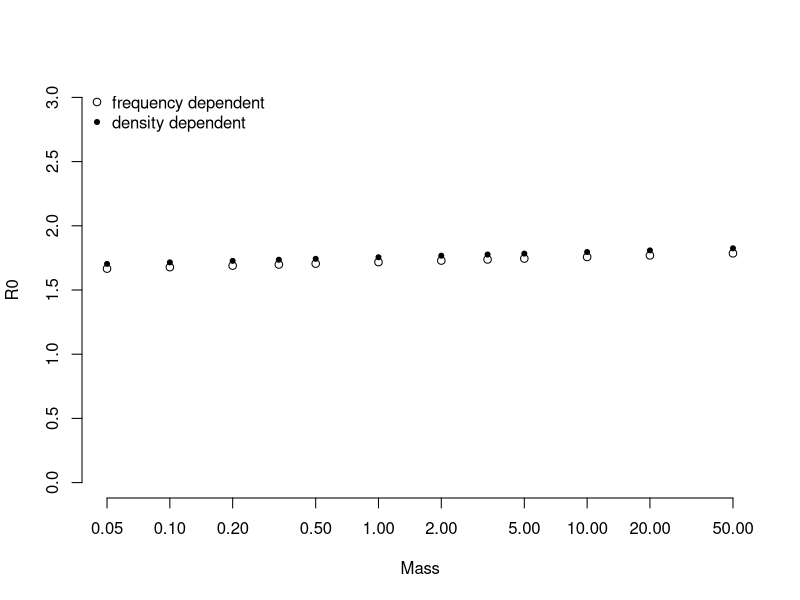
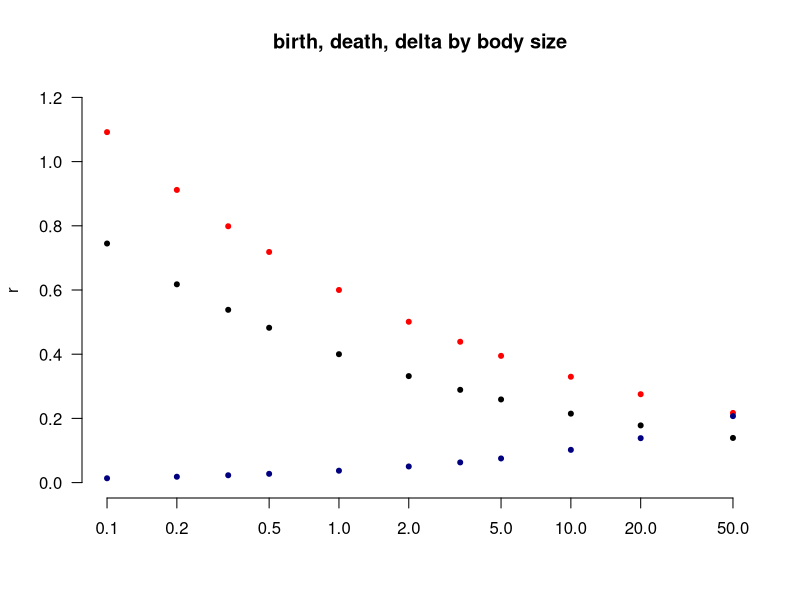
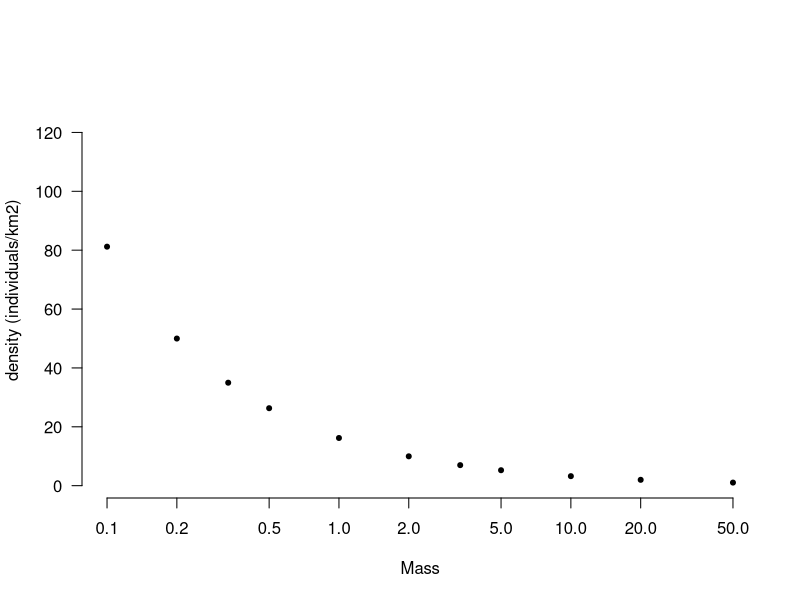
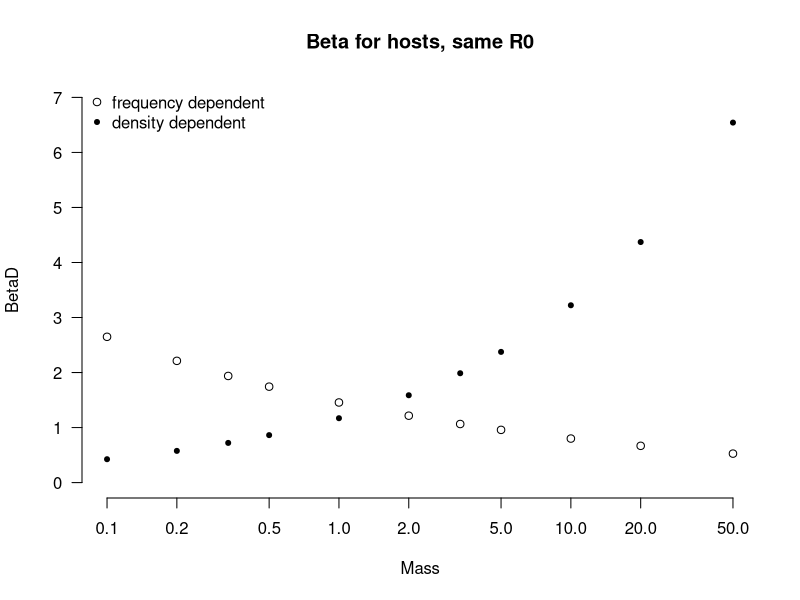
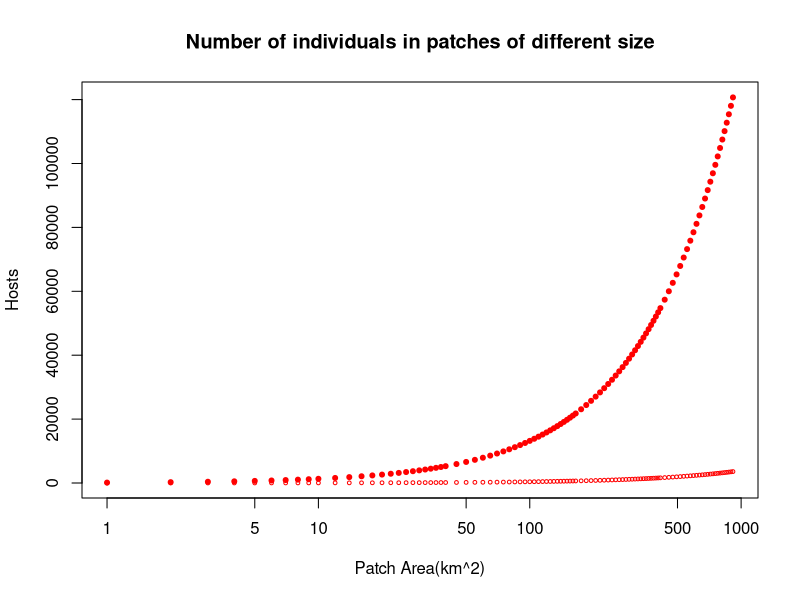

The R script that drew these images, in order: (Note: this script raises an error after producing the figures.)
##        Andy Dobson - EEB, Princeton University
##
#############################################################################
##                                                                          #
##   Code for model to examine shrinking habitat and pathogen burdens       #
##                                                                          #
#############################################################################
rm(list = ls())
#  install.package("ggplot2")
library("ggplot2")

##  Set range of pathogen Ros
Amax = 100 # maximum number of unique patches
Area=numeric(Amax)
SpecRich=numeric(Amax)

#  Set a range of Area values
Area[1]=1.0
for(i in 1: (Amax/10) ) { 
  Area[i+1]=Area[i]+1
}
for(i in (Amax/10):(Amax/4)) { 
  Area[i+1]=Area[i]+2
}
for(i in (Amax/4):(Amax/2)) { 
  Area[i+1]=Area[i]+5
}    
for(i in (Amax/2):(Amax*3/4)) { 
  Area[i+1]=Area[i]+10
}
for(i in (Amax*3/4):(Amax-1)) { 
  Area[i+1]=Area[i]+20
}

#Hosts
Hosts=12  #number of host species

Mass=numeric(Hosts)
# Set a range of body masses in Kg
Mass[1:12]=c(0.05,0.10,0.20,0.333,0.5, 1.0, 2.0, 3.333, 5.0, 10.0, 20.0, 50.0)

Dens = numeric(Hosts) #assume each host has a unique density that is fixed
BetaD = numeric(Hosts) #density dependent transmission; each host has a unique rate that is fixed
BetaF = numeric(Hosts) #frequency dependent transmission; each host has a unique rate that is fixed
r = numeric(Hosts) #reproduction rates for each host are dependent of mass (births - deaths)
d = numeric(Hosts) #death rates for each host; dependent on mass
alphaF = numeric(Hosts) #disease induced mortality for Frequency dependent pathogens
alphaD = numeric(Hosts) #disease induced mortality for density dependent pathogens
delta = numeric(Hosts)
R0F=numeric(Hosts)
R0D= numeric(Hosts)

# Set Carrying capacity for each host species (#/km^2)
#  and also r and d for host transmission rate for pathogen
#  m is increase in host mortality rate

#  Density-dependent transmission
md = 26  #26x the background mortality rate
for (i in 1:Hosts) {
    Dens[i]=16.2*Mass[i]^-0.70
    BetaD[i]=0.045*md*Mass[i]^0.44 
     r[i]=0.6*Mass[i]^-0.26  # births - deaths
     d[i]=0.4*Mass[i]^-0.27 #  
     delta[i] = (r[i]/Dens[i])  #real way to represent b-d/N*
     alphaD[i]= d[i]*md
     R0D[i] = BetaD[i]/(d[i]+alphaD[i])
    }



#  Frequency-dependent transmission

mf = 1.12 #1.12 
for (i in 1:Hosts) {
    BetaF[i]=1.3*mf*Mass[i]^-0.26
    alphaF[i]= d[i]*mf
    R0F[i] = BetaF[i]/(d[i]+alphaF[i])
    }


plot(Mass, R0F, log='x',  bty="n", ylim=c(0,3), ylab='R0')
points(Mass, R0D*Dens, pch=20)
legend('topleft', pch=c(1,20), bty='n',
       c("frequency dependent", "density dependent"))

plot(Mass, r, main="birth, death, delta by body size",
     log='x',  bty="n", ylim=c(0,1.2), xlab='',
     las=1, pch=20, xlim=c(0.1,50), col="red")
points(Mass, d, pch=20)
points(Mass, delta,log='x', pch=20, col="navy")

plot(Mass, Dens, log='x',  bty="n", 
     las=1, pch=20, xlim=c(0.1,50), ylab='density (individuals/km2)')

plot(Mass, BetaD, log='x', 
     main="Beta for hosts, same R0",
     bty="n", las=1, pch=20, ylim=c(0,7), xlim=c(0.1,50))
points(Mass, BetaF)
legend('topleft', pch=c(1,20), bty='n',
       c("frequency dependent", "density dependent"))

##########################################################
#       Determine abundance in each patch
#            and then calculate number infected hosts for frequency dependent pathogens.
#
PatchK=matrix(NA, ncol = Amax, nrow = Hosts) #Number of Host individuals in a given species+patch; carrycapacity for patch
DisPatchKF=matrix(NA, ncol = Amax, nrow = Hosts)
IAbunF=matrix(NA, ncol = Amax, nrow = Hosts) #Number of Infected Individuals
PrevF=matrix(NA, ncol = Amax, nrow = Hosts) # Prevalence 

for(i in 1:Amax)   {
     SpecRich[i]=0
     for(j in 1:Hosts) {
     PatchK[j,i]=Dens[j]*Area[i] #fix scales
     if (PatchK[j,i]>1) PatchK[j,i] else PatchK[j,i]=0
     DisPatchKF[j,i]=((r[j]+d[j]+alphaF[j]-BetaF[j])/delta[j])*Area[i]
     if (DisPatchKF[j,i]>1) DisPatchKF[j,i] else DisPatchKF[j,i]=0
     if (DisPatchKF[j,i]>1) SpecRich[i]=SpecRich[i]+1 else SpecRich[i]
     PrevF[j,i]=(r[j]-(delta[j]*(DisPatchKF[j,i]/Area[i])))/BetaF[j]
     IAbunF[j,i]=PrevF[j,i]*DisPatchKF[j,i]
     }
   }  

##   Boring plot of the number of hosts in each patch

par(mfrow=c(1,1))  
plot(Area, PatchK[1,], ylab='Hosts', xlab='Patch Area(km^2)',
  col ="red", log = "x", #ylim = c(0.1, 300), 
  main = 'Number of individuals in patches of different size',
  pch=20)
points(Area, DisPatchKF[1,], col="red", cex=.5)
points(Area, DisPatchKD[1,], col="red", cex=.5,pch=2)

points(Area, PatchK[2,], col = "blue",pch=20)
points(Area, PatchK[5,], col = "green", pch=20) 
points(Area, PatchK[6,], col= "black", pch=20)
points(Area, PatchK[9,], col= "orange", pch=20) 
leg.text<-c("5gram", "100gram ", "500gram ", "1kg ", "5kg")
legend("topleft",leg.text,lty=rep(1,4),col=c( "red", "blue", "green", "black", "orange"),bty="n")
 

##  Do a quick plot of the  number of infected hosts        
 
plot(Area, IAbunF[1,], ylab='Infected Hosts', xlab='Patch Area(km^2)',
  col ="red", log = "x", #ylim = c(0.1, 100), 
  main = 'Number in patches of different size',
  pch=20)
points(Area, IAbunF[2,], col = "blue", pch=20)
points(Area, IAbunF[5,], col = "green", pch=20) 
points(Area, IAbunF[6,], col= "black", pch=20)
points(Area, IAbunF[9,], col= "orange", pch=20) 
legend("topleft",leg.text,lty=rep(1,4),
       col=c("red", "blue", "green", "black", "orange"),bty="n")
 

## Boring plot of the prevalence data
plot(Area, PrevF[1,], ylab='Prevalence', xlab='Patch Area(km^2)',
  col ="red", log = "x", #ylim = c(0.01, 1.0), 
  main = 'Prevalence in patches of different size',
  pch=20)
points(Area, PrevF[2,], col = "blue", pch=20)
points(Area, PrevF[5,], col = "green", pch=20) 
points(Area, PrevF[6,], col= "black", pch=20)
points(Area, PrevF[9,], col= "orange", pch=20) 
leg.text<-c("5gram", "100gram ", "500gram ", "1kg ", "5kg")
legend("topleft",leg.text,lty=rep(1,4),
       col=c("red", "blue", "green", "black", "orange"),bty="n")



##########################################################
#       DENSITY dependent pathogens
#
DisPatchKD=matrix(NA, ncol = Amax, nrow = Hosts)
IAbunD=matrix(NA, ncol = Amax, nrow = Hosts) #Number of Infected Individuals
PrevD=matrix(NA, ncol = Amax, nrow = Hosts) # Prevalence 

for(i in 1:Amax)   {
  SpecRich[i]=0
  for(j in 1:Hosts) {
    PatchK[j,i]=Dens[j]*Area[i] 
    if (PatchK[j,i]>1) PatchK[j,i] else PatchK[j,i]=0
    DisPatchKD[j,i]=((r[j]+d[j]+alphaD[j])/(BetaD[j]+delta[j]))*Area[i]
    if (DisPatchKD[j,i]>1) DisPatchKD[j,i] else DisPatchKD[j,i]=0
    if (DisPatchKD[j,i]>1) SpecRich[i]=SpecRich[i]+1 else SpecRich[i]
    PrevD[j,i]=((r[j]-(delta[j]*((r[j]+d[j]+alphaD[j])/(BetaD[j]+delta[j]))))/BetaD[j])/
      ((r[j]+d[j]+alphaD[j])/(BetaD[j]+delta[j]))
    IAbunD[j,i]=PrevD[j,i]*DisPatchKD[j,i]
  }
}  

##   Boring plot of the number of hosts in each patch

par(mfrow=c(1,1))  
plot(Area, PatchK[1,], ylab='Hosts', xlab='Patch Area(km^2)',
     col ="red", log = "x", #ylim = c(0.1, 300), 
     main = 'Number of individuals in patches of different size',
     pch=20)
plot(Area, DisPatchKD[1,]/Area, col='red')
points(Area, PatchK[2,], col = "blue",pch=20)
points(Area, PatchK[5,], col = "green", pch=20) 
points(Area, PatchK[6,], col= "black", pch=20)
points(Area, PatchK[9,], col= "orange", pch=20) 
leg.text<-c("5gram", "100gram ", "500gram ", "1kg ", "5kg")
legend("topleft",leg.text,lty=rep(1,4),col=c( "red", "blue", "green", "black", "orange"),bty="n")


##  Do a quick plot of the  number of infected hosts        

plot(Area, IAbunD[1,], ylab='Infected Hosts', xlab='Patch Area(km^2)',
     col ="red", log = "x",# ylim = c(0.1, 100), 
     main = 'Number in patches of different size',
     pch=20)
points(Area, IAbunD[2,], col = "blue", pch=20)
points(Area, IAbunD[5,], col = "green", pch=20) 
points(Area, IAbunD[6,], col= "black", pch=20)
points(Area, IAbunD[9,], col= "orange", pch=20) 
legend("topleft",leg.text,lty=rep(1,4),
       col=c("red", "blue", "green", "black", "orange"),bty="n")


## Boring plot of the prevalence data
plot(Area, PrevD[1,], ylab='Prevalence', xlab='Patch Area(km^2)',
     col ="red", log = "x", ylim = c(0,0.1), 
     main = 'Prevalence in patches of different size',
     pch=20)
points(Area, PrevD[2,], col = "blue", pch=20)
points(Area, PrevD[5,], col = "green", pch=20) 
points(Area, PrevD[6,], col= "black", pch=20)
points(Area, PrevD[9,], col= "orange", pch=20) 
leg.text<-c("5gram", "100gram ", "500gram ", "1kg ", "5kg")
legend("topleft",leg.text,lty=rep(1,4),
       col=c("red", "blue", "green", "black", "orange"),bty="n")



###########################################################################
##
##      Species Area curve

par(mfrow=c(1,1))
plot(Area, SpecRich, ylab="Species", xlab="Area of Patch", log="x",
      main= "Species Area Curve", pch=20)
      
## Now add the number of infected together to get at net risk 

SumDen=numeric(Amax)
ISumDen=numeric(Amax)
AvgPrev=numeric(Amax)

for(i in 1:Amax)   {
     SumDen[i]=0.0
     ISumDen[i]=0.0
     for(j in 1:Hosts) {
     SumDen[i]=PatchK[j,i]+SumDen[i]
#
#    Pathogen prevalence
#     
     ISumDen[i]=IAbunF[j,i]+ISumDen
     }
   AvgPrev[i]=ISumDen[i]/SumDen[i]
   }  

##  Total number of animals and number infected
# 
par(mfrow=c(1,1))  
plot(Area, SumDen, ylab='Numbers', xlab=' Patch Area(km^2)',
  col ="blue", log = "xy", ylim = c(1, 100000), main = 'Numbers in patches of different size' )
points(Area, ISumDen, col = "red")

leg.text<-c("Total Hosts", "Number Infectious")
legend("topleft",leg.text,lty=rep(1,4),col=c("blue", "red"),bty="n")

##  Proportion of all animals that are infected
#
par(mfrow=c(1,1)) 
plot(Area, AvgPrev, ylab='Prevalence', xlab=' Patch Area(km^2)',
  col ="red", log = "x", ylim = c(0.0005, 0.05), main = 'Overall Prevalence ' ) 

###
##   Add in 3d surface if number hosts and infected
##

require(grDevices) # for trans3d
##                   -----------

op <- par(bg = "white")
persp(Mass, Area, Prev, theta = 30, phi = 30, expand = 0.5, col = "lightblue")
persp(Mass, Area, Prev, theta = 30, phi = 30, expand = 0.5, col = "lightblue",
       ltheta = 120, shade = 0.75, ticktype = "detailed",
       xlab = "Mass of Host", ylab = "Area of Patch", zlab = "Infecteds"
) -> res
round(res, 3)

####

###########################################################
out <- qplot(Area,PatchK[1,],color=qsec)
 + qplot(Area, PatchK[2,], color =qsec)
 
 out
 

## Superimpose plots on top of each other

qplot(Area,Prev[1,],color="red")
qplot(Area,Prev[2,],color="blue")

# p.tmp
   

######################################################################
##
##   Explore alternative formulations
##
########################################################################
